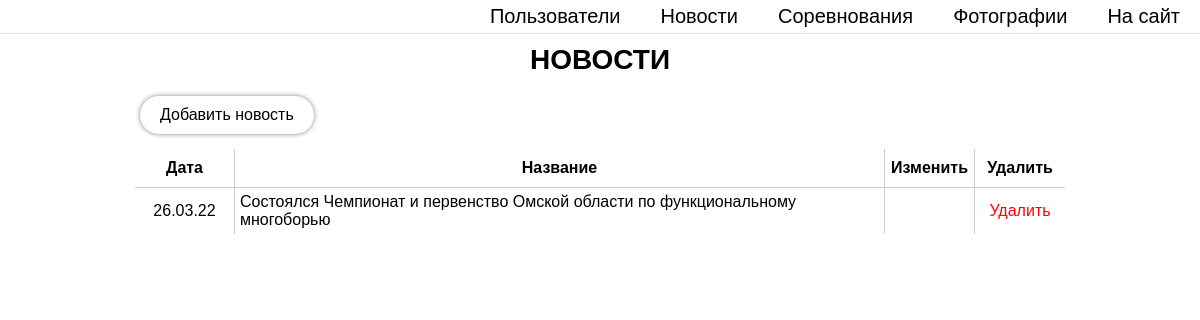
/adm_news.php (signed in), run on the app's committed database.
### tables this page shows
CREATE TABLE IF NOT EXISTS `news` (
  `id` int(11) NOT NULL AUTO_INCREMENT,
  `title` varchar(255) NOT NULL,
  `cover` varchar(255) NOT NULL,
  `text` longtext NOT NULL,
  `day` varchar(255) NOT NULL,
  `month` varchar(255) NOT NULL,
  `year` int(11) NOT NULL,
  PRIMARY KEY (`id`)
);

### adm_news.php (the view, shortened to what this page needs)
<?
require_once("./include/db.php");
if( $_SESSION['id'] == "" ) {
    header("Location: ./registration.php");
} else {
    $user_id = $_SESSION['id'];
    $user_query = mysqli_query($connection, "SELECT * FROM `users` WHERE `id` = '$user_id'");
    $user = mysqli_fetch_array($user_query);
    if( $user['status'] != 10 ) {
        header("Location: ./user.php");
    } else {
        $news_query = mysqli_query($connection, "SELECT * FROM `news`");
    }
}
?>
<!DOCTYPE html>
<html lang="ru">
<head>
    <link rel="stylesheet" href="css/admin_style.min.css">
</head>
<body>
    <? require_once("./include/adm_header.php"); ?>
    <div class="content_wrapper">
        <h1 class="content_title">Новости</h1>
        <div class="news block">
            <div class="content_button">
                <a href="./adm_news_add.php">Добавить новость</a>
            </div>
            <div class="content_table">
                <div class="row">
                    <div class="date main-cell">Дата</div>
                    <div class="title main-cell">Название</div>
                    <div class="edit main-cell">Изменить</div>
                    <div class="delete main-cell">Удалить</div>
                </div>
                <?
                    while( $new = mysqli_fetch_array($news_query) ) {
                        ?>
                        <div class="row">
                            <div class="date cell cell-center"><? echo $new['day'] . '.' . $new['month'] . '.' . $new['year']; ?></div>
                            <div class="title cell cell-center"><a href="./reader.php?type=new&id=<? echo $new['id']; ?>"><? echo $new['title']; ?></a></div>
                            <div class="edit cell cell-center"></div>
                            <div class="delete cell cell-center"><a href="./scripts/delete_new.php?id=<? echo $new['id'];?> ">Удалить</a></div>
                        </div>
                        <?
                    }
                ?>
            </div>
        </div>
    </div>
</body>
</html>

### data on the page
news: day "26", month "03", year "22", title "Состоялся Чемпионат и первенство Омской области по функциональному многоборью"
